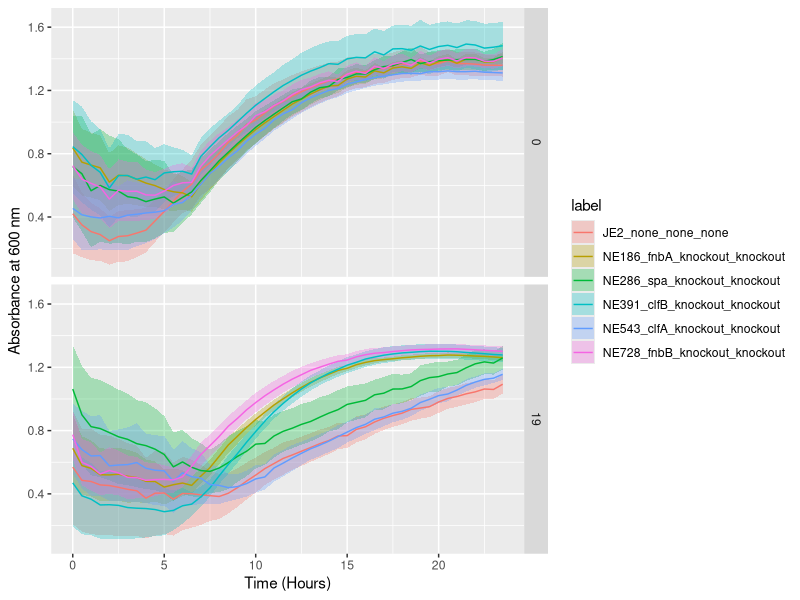
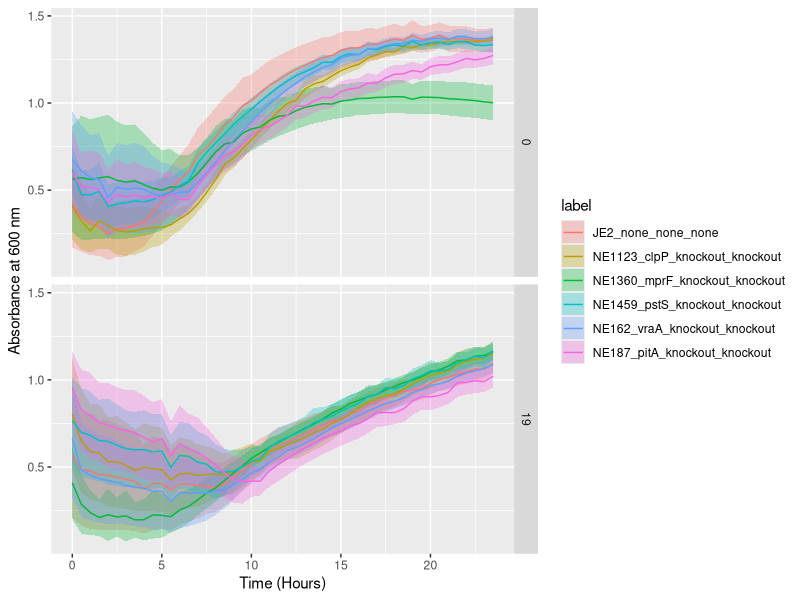
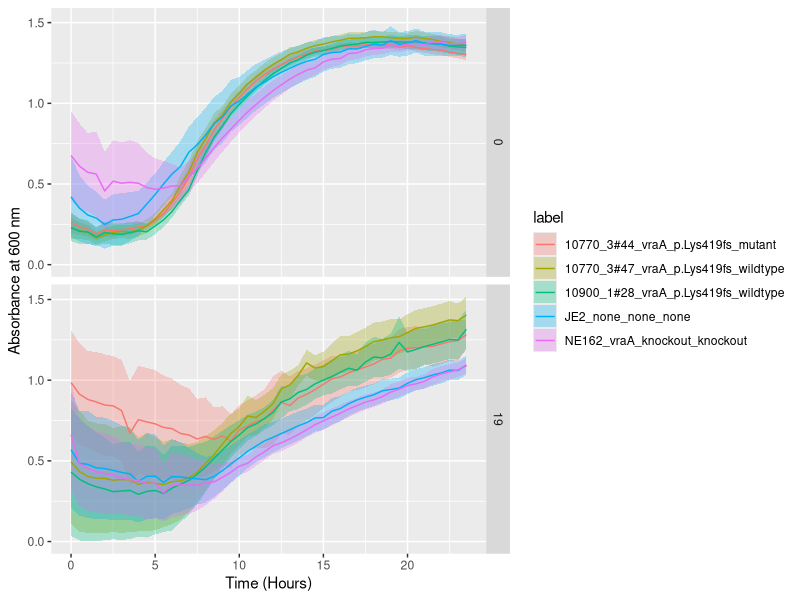
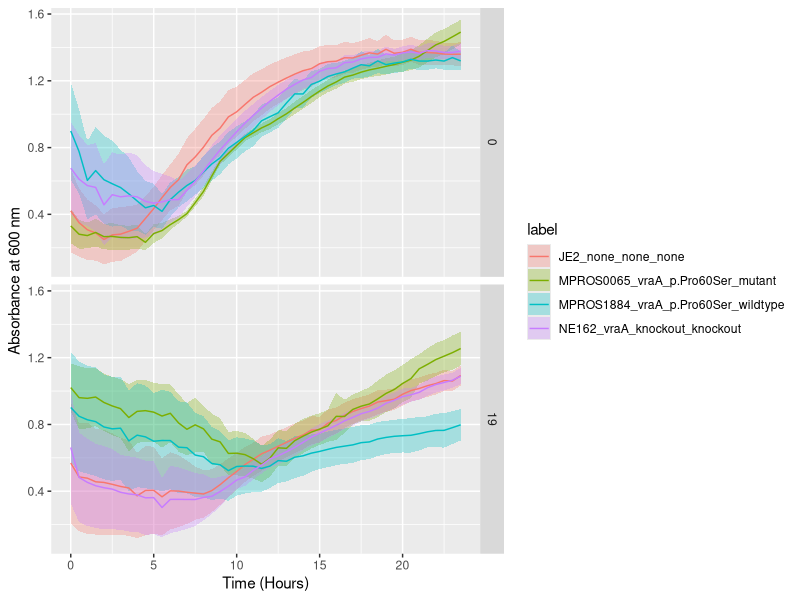
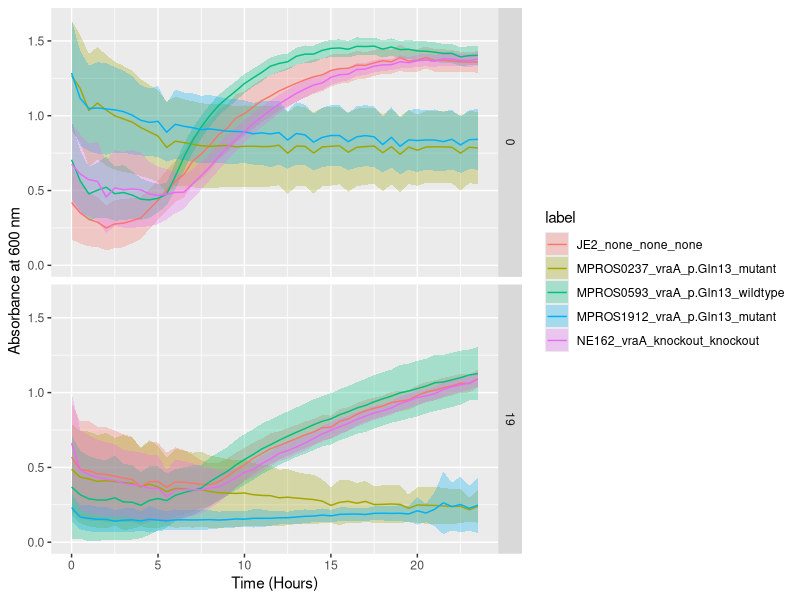
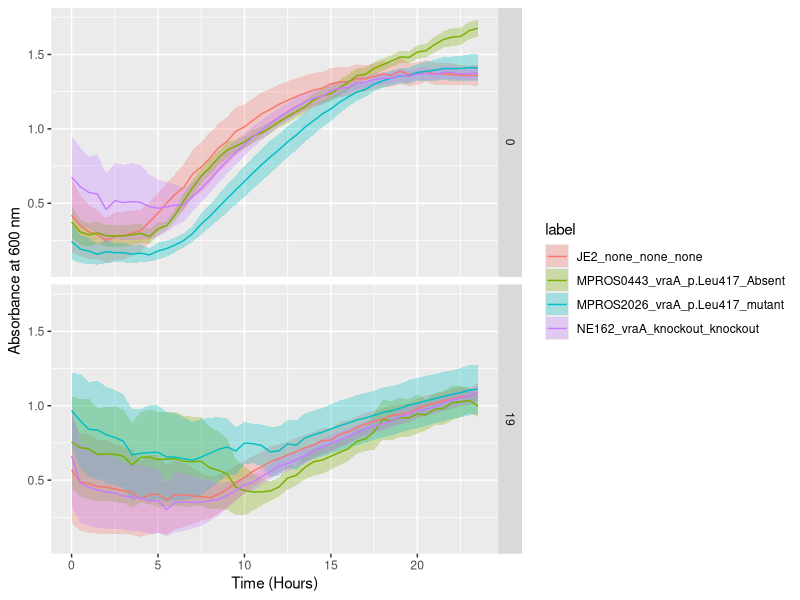
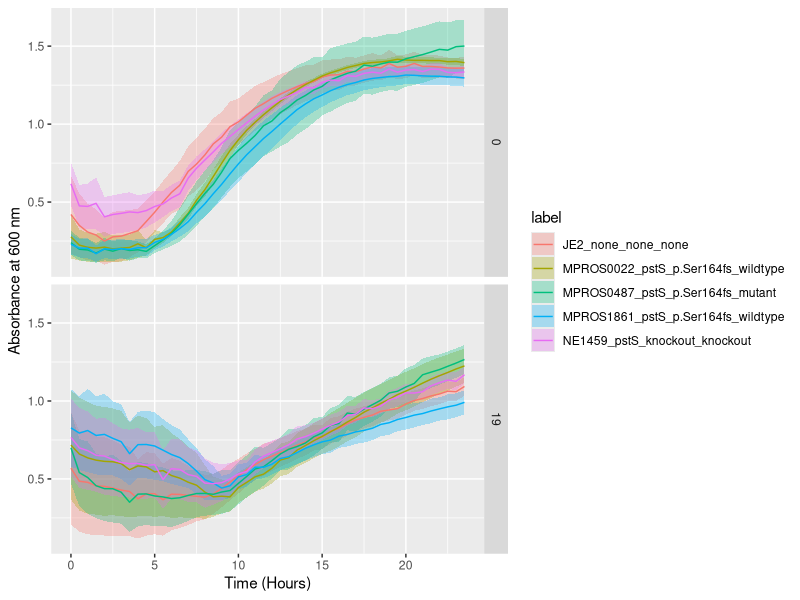
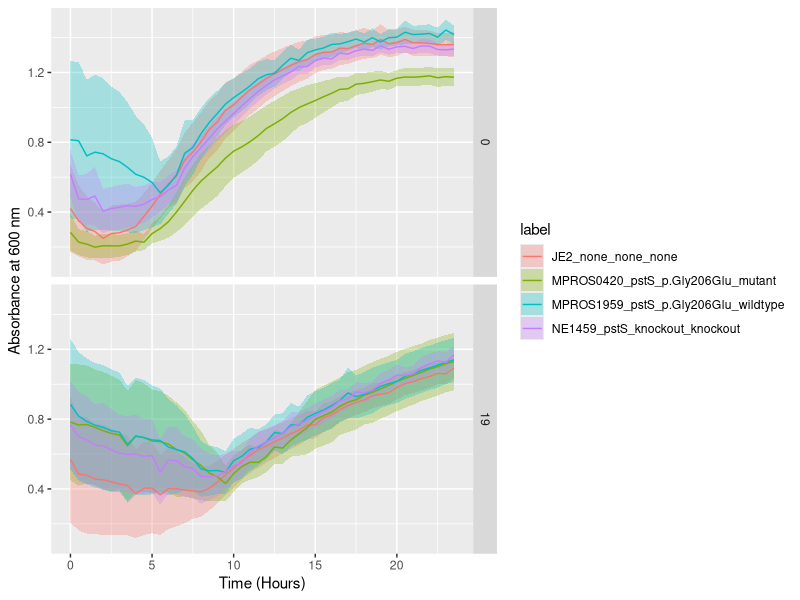

The R source for these figures, in order:

# This R script is used to plot microbial growth curves as done in:
# http://bconnelly.net/posts/analyzing_microbial_growth_with_r/

library(reshape2)
library(dplyr)
library(ggplot2)

## Reading and merging input data

rawdata = read.delim("curves_all_14-10-22.csv", sep = ",", header = T)
dim(rawdata)
# [1]  48 598
colnames(rawdata)[1] = "time"

metadata_curves = read.delim("curves_all_14-10-22.curves_metadata.csv", sep = "\t", header = T)
dim(metadata_curves)
# [1] 597   4

metadata_strains = read.delim("curves_all_14-10-22.strain_metadata.csv", sep = "\t", header = T)
dim(metadata_strains)
# [1] 35  4

metadata = merge(metadata_curves, metadata_strains, by.x = "sample_id", by.y = "strain_id")
dim(metadata)
# [1] 597   7
# adding label of mutation (e.g. vraA_p.Lys419fs_mutant)
# Important note: the variable label corresponds to sample_id but incorporates mutation annotation
metadata$label = paste(metadata$sample_id, metadata$gene, metadata$mutation, metadata$type, sep = "_")
metadata$mutation2 = paste(metadata$gene, metadata$mutation, sep = "_")

# Reshape the data. Instead of rows containing the time and OD600 readings for each Well, 
# rows will contain the time, a Well ID (curve_id), and the reading at that Well.
reshaped <- melt(rawdata, id=c("time"), variable.name="curve_id", value.name="OD600")
dim(reshaped)
# [1] 28656     3


# Add information about the strain from the metadata table. For each curve_id/well
# defined in both the reshaped data and metadata, each resulting row
# will contain the absorbance measurement as well as the additional columns
# and values from the metadata
annotated <- inner_join(reshaped, metadata, by="curve_id")
dim(annotated)
# [1] 28656    11

# Save the annotated data as a CSV for storing, sharing, etc.
write.table(annotated, file = "curves_all_14-10-22.annotated.csv", sep = "\t", col.names = T, row.names = F, quote = F)

conf_int95 <- function(data) {
  n <- length(data)
  error <- qt(0.975, df=n-1) * sd(data)/sqrt(n)
  return(error)
}


# Group the data by the different experimental variables and calculate the
# sample size, average OD600, and 95% confidence limits around the mean
# among the replicates. Also remove all records where the Strain is NA.
stats <- annotated %>%
  group_by(environment, label, time, gene, mutation2) %>%
  summarise(N=length(OD600),
            Average=mean(OD600),
            CI95=conf_int95(OD600)) %>%
  filter(!is.na(label))

dim(stats)
# [1] 3216    8

head(stats)
# # A tibble: 6 × 8
# # Groups:   environment, label, time, gene [6]
# environment label                              time gene  mutation2           N Average   CI95
# <chr>       <chr>                             <dbl> <chr> <chr>           <int>   <dbl>  <dbl>
# 1 0           10770_3#44_vraA_p.Lys419fs_mutant   0   vraA  vraA_p.Lys419fs     9   0.260 0.0671
# 2 0           10770_3#44_vraA_p.Lys419fs_mutant   0.5 vraA  vraA_p.Lys419fs     9   0.235 0.0516
# 3 0           10770_3#44_vraA_p.Lys419fs_mutant   1   vraA  vraA_p.Lys419fs     9   0.220 0.0465
# 4 0           10770_3#44_vraA_p.Lys419fs_mutant   1.5 vraA  vraA_p.Lys419fs     9   0.190 0.0406
# 5 0           10770_3#44_vraA_p.Lys419fs_mutant   2   vraA  vraA_p.Lys419fs     9   0.215 0.0436
# 6 0           10770_3#44_vraA_p.Lys419fs_mutant   2.5 vraA  vraA_p.Lys419fs     9   0.211 0.0434


## Plot the average OD600 over time for each strain in each environment

# First plot, virulence factors + wildtype strain
virulence_factors = c("clfA", "clfB", "fnbA", "fnbB", "spa")
stats_mut = filter(stats, gene %in% virulence_factors | grepl("JE2",label))

gp = ggplot(data=stats_mut, aes(x=time, y=Average, color=label)) +
  geom_ribbon(aes(ymin=Average-CI95, ymax=Average+CI95, fill=label),
              color=NA, alpha=0.3) + 
  geom_line() +
  # scale_y_log10() +
  facet_grid(environment ~ .) +
  # theme(legend.position="bottom", legend.box = "vertical") + 
  labs(x="Time (Hours)", y="Absorbance at 600 nm")

plot_file = "virulence_factors.knockouts.growth_curves.pdf"
ggsave(plot_file, plot = gp, device = "pdf", width = 8, height = 4, dpi = 300, units = "in")


# Second plot, daptomycin resistance genes knockouts + wildtype strain
daptomycin_genes = c("mprF", "clpP", "pitA", "vraA", "vraB", "proP", "pstS","pstC","cvfB")
daptomycin_genes = c("mprF", "clpP", "pitA", "vraA", "pstS")

stats_mut = filter(stats, gene %in% daptomycin_genes & grepl("knockout",label))
stats_mut_control = filter(stats, grepl("JE2", label))
stats_mut = rbind(stats_mut, stats_mut_control)
  
gp = ggplot(data=stats_mut, aes(x=time, y=Average, color=label)) +
  geom_ribbon(aes(ymin=Average-CI95, ymax=Average+CI95, fill=label),
              color=NA, alpha=0.3) + 
  geom_line() +
  # scale_y_log10() +
  facet_grid(environment ~ .) + 
  # theme(legend.position="bottom", legend.box = "vertical") + 
  labs(x="Time (Hours)", y="Absorbance at 600 nm")

plot_file = "daptomycin_genes.knockouts.growth_curves.pdf"
ggsave(plot_file, plot = gp, device = "pdf", width = 8, height = 4, dpi = 300, units = "in")


# vraA and pstS mutations + controls
mutations = c("vraA_p.Lys419fs", "vraA_p.Pro60Ser", "vraA_p.Gln13", "vraA_p.Leu417","pstS_p.Ser164fs","pstS_p.Gly206Glu","pstS_p.Gln217")

for(m in 1:length(mutations))
{
  # choosing controls to include
  gene = unlist(strsplit(mutations[m], "_"))[1]
  knockout = paste(gene, "_knockout", sep = "")

  # choosing strains to plot
  # stats_mut = filter(stats, mutation2 == mutations[m] | mutation2 == knockout)
  # adding transposon wildtype control strain too
  stats_mut = filter(stats, mutation2 == mutations[m] | mutation2 == knockout | grepl("JE2", label))
  gp = ggplot(data=stats_mut, aes(x=time, y=Average, color=label)) +
    geom_ribbon(aes(ymin=Average-CI95, ymax=Average+CI95, fill=label),
                color=NA, alpha=0.3) + 
    geom_line() + facet_grid(environment ~ .) + labs(x="Time (Hours)", y="Absorbance at 600 nm")
  
  plot_file = paste(mutations[m], ".growth_curves.pdf", sep = "")
  ggsave(plot_file, plot = gp, device = "pdf", width = 8, height = 4, dpi = 300, units = "in")
}




